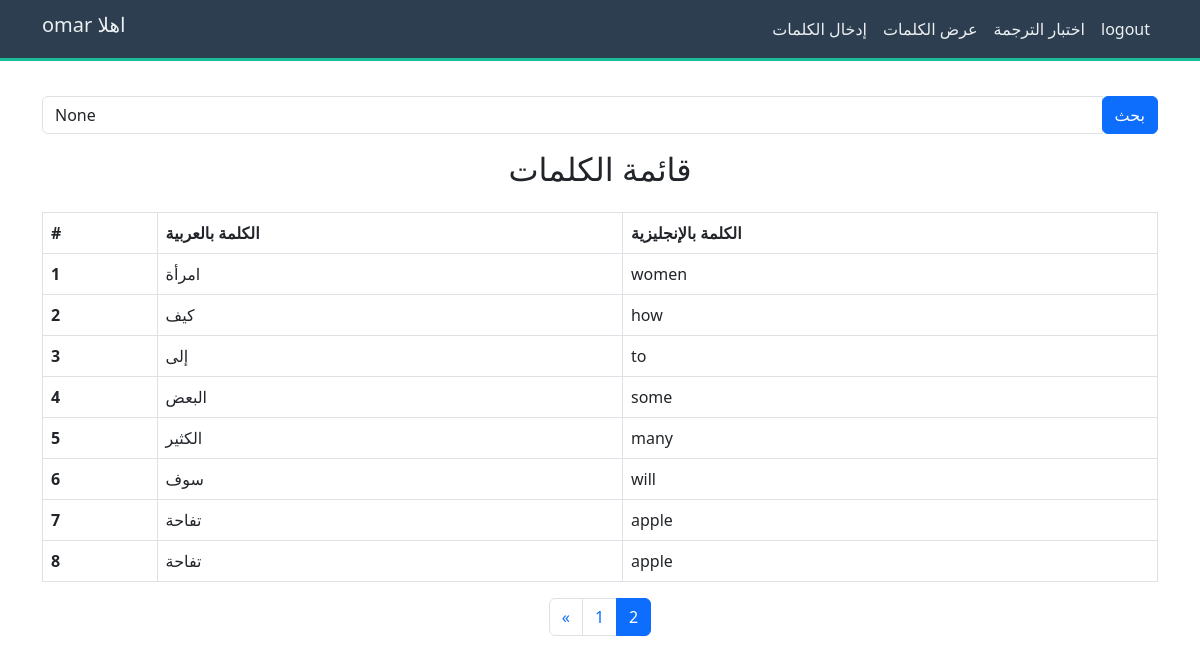
The page /words/?page=2 (signed in) on the database its author committed.
### app/models.py (models this page shows)
class Word(models.Model):
    arabic=models.TextField(max_length=50)
    english=models.TextField(max_length=50)
    user=models.ForeignKey(User,on_delete=models.CASCADE)

### app/views.py (the view)
# urls.py: path('words/', views.WordListView.as_view(), name='word-list'),
class WordListView(View):
    def get(self, request):
        query = request.GET.get('q')
        if query:
            words = Word.objects.filter(user=request.user, english__icontains=query)
        else:
            words = Word.objects.filter(user=request.user)
        paginator = Paginator(words, 10)
        page_number = request.GET.get('page')
        page_obj = paginator.get_page(page_number)
        context = {
            'page_obj': page_obj,
            'query': query,  # إرسال استعلام البحث الحالي (إذا وُجد) للعرض
        }
        return render(request, 'word_list.html', context)

### templates/word_list.html (shortened to what this page needs)
{% extends 'base.html' %}
{% block content %}
<br>
<br>
<div class="container mt-5">
    <form method="GET" action="">
        <div class="input-group mb-3">
            <input type="text" class="form-control" placeholder="ابحث عن كلمة بالإنجليزية" name="q" value="{{ query }}">
            <div class="input-group-append">
                <button class="btn btn-primary" type="submit">بحث</button>
            </div>
        </div>
    </form>
    <h2 class="text-center">قائمة الكلمات</h2>
    <table class="table table-bordered mt-4">
        <thead class="thead-light">
            <tr>
                <th scope="col">#</th>
                <th scope="col">الكلمة بالعربية</th>
                <th scope="col">الكلمة بالإنجليزية</th>
            </tr>
        </thead>
        <tbody>
            {% for word in page_obj %}
            <tr>
                <th scope="row">{{ forloop.counter }}</th>
                <td>{{ word.arabic }}</td>
                <td>{{ word.english }}</td>
            </tr>
            {% empty %}
            <tr>
                <td colspan="3" class="text-center">لا توجد كلمات</td>
            </tr>
            {% endfor %}
        </tbody>
    </table>
    <nav aria-label="Page navigation">
        <ul class="pagination justify-content-center">
            {% if page_obj.has_previous %}
                <li class="page-item">
                    <a class="page-link" href="?page={{ page_obj.previous_page_number }}" aria-label="Previous">
                        <span aria-hidden="true">&laquo;</span>
                    </a>
                </li>
            {% endif %}
            {% for num in page_obj.paginator.page_range %}
                <li class="page-item {% if page_obj.number == num %}active{% endif %}">
                    <a class="page-link" href="?page={{ num }}">{{ num }}</a>
                </li>
            {% endfor %}
        </ul>
    </nav>
</div>
{% endblock content %}

### templates/base.html (shortened to what this page needs)
{% load static %}
<!DOCTYPE html>
<html lang="ar">
<head>
    <link href="{% static '/static/style.css' %}" rel="stylesheet">
    <link href="https://cdn.jsdelivr.net/npm/bootstrap@5.3.0/dist/css/bootstrap.min.css" rel="stylesheet">
</head>
<body>
    <nav class="navbar navbar-expand-lg navbar-dark">
        <div class="container">
            <h1 class="navbar-brand">  {{user}}  اهلا</h1>
            <div class="collapse navbar-collapse" id="navbarNav">
                <ul class="navbar-nav ms-auto">
                    <li class="nav-item">
                        <a class="nav-link" href="{% url 'enter-words' %}">إدخال الكلمات</a>
                    </li>
                    <li class="nav-item">
                        <a class="nav-link" href="{% url 'word-list' %}"> عرض الكلمات</a>
                    </li>
                    <li class="nav-item">
                        <a class="nav-link" href="{% url 'exam' %}">اختبار الترجمة</a>
                    </li>
                    <li class="nav-item">
                        <form action="{% url 'logout' %}" method="post">
                            <button class="nav-link">logout</button>
                        </form>
                    </li>
                </ul>
            </div>
        </div>
    </nav>
    {% block content %}
    {% endblock content %}
</body>
</html>

### static/style.css (style rules this page uses)
body { font-family: 'Arial', sans-serif; background-color: #fff !important; color: #333; margin: 0; padding: 0; }
.navbar { background-color: #2c3e50; border-bottom: 3px solid #1abc9c; position: fixed !important; top: 0; width: 100%; z-index: 1000; }
.navbar-brand, .nav-link { color: #ecf0f1 !important; }
.btn-primary { background-color: #1abc9c; border: none; }

### rows shown on the page
Word: arabic "امرأة", english "women"
Word: arabic "كيف", english "how"
Word: arabic "إلى", english "to"
Word: arabic "البعض", english "some"
Word: arabic "الكثير", english "many"
Word: arabic "سوف", english "will"
Word: arabic "تفاحة", english "apple"
Word: arabic "تفاحة", english "apple"

### other values the page prints
{{ user }} "omar"
{{ num }} "1" "2"
